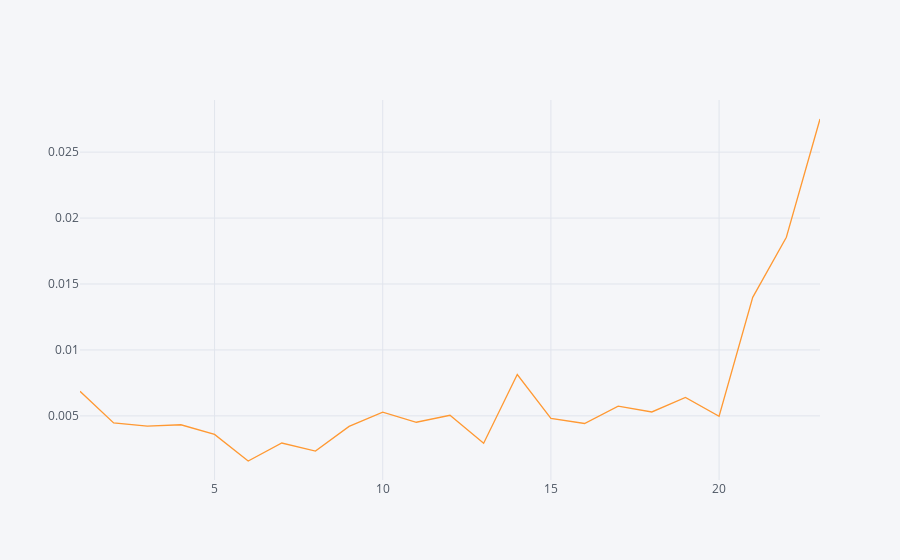

Here is the notebook cell this chart was saved with:
### Code cell
temp_bmk_l = pd.DataFrame(d_bmk_l)
temp_bmk_l.index= np.arange(1,24)
temp_bmk_l.mean(axis=1).iplot()

### Figure 1 — Plotly figure (JSON) as saved in the notebook; plotly's stock layout.template omitted (floating-point values rounded to 4 significant figures)
{"data": [{"line": {"color": "rgba(255, 153, 51, 1.0)", "dash": "solid", "shape": "linear", "width": 1.3}, "mode": "lines", "name": "None", "text": "", "type": "scatter", "x": [1, 2, 3, 4, 5, 6, 7, 8, 9, 10, 11, 12, 13, 14, 15, 16, 17, 18, 19, 20, 21, 22, 23], "y": [0.006862, 0.004467, 0.004217, 0.004326, 0.003594, 0.001578, 0.002943, 0.002326, 0.004203, 0.005283, 0.004516, 0.005048, 0.002925, 0.008138, 0.004813, 0.004425, 0.005743, 0.005297, 0.006396, 0.004968, 0.01399, 0.01854, 0.02751]}], "layout": {"legend": {"bgcolor": "#F5F6F9", "font": {"color": "#4D5663"}}, "paper_bgcolor": "#F5F6F9", "plot_bgcolor": "#F5F6F9", "title": {"font": {"color": "#4D5663"}}, "xaxis": {"gridcolor": "#E1E5ED", "showgrid": true, "tickfont": {"color": "#4D5663"}, "title": {"font": {"color": "#4D5663"}, "text": ""}, "zerolinecolor": "#E1E5ED"}, "yaxis": {"gridcolor": "#E1E5ED", "showgrid": true, "tickfont": {"color": "#4D5663"}, "title": {"font": {"color": "#4D5663"}, "text": ""}, "zerolinecolor": "#E1E5ED"}}}
